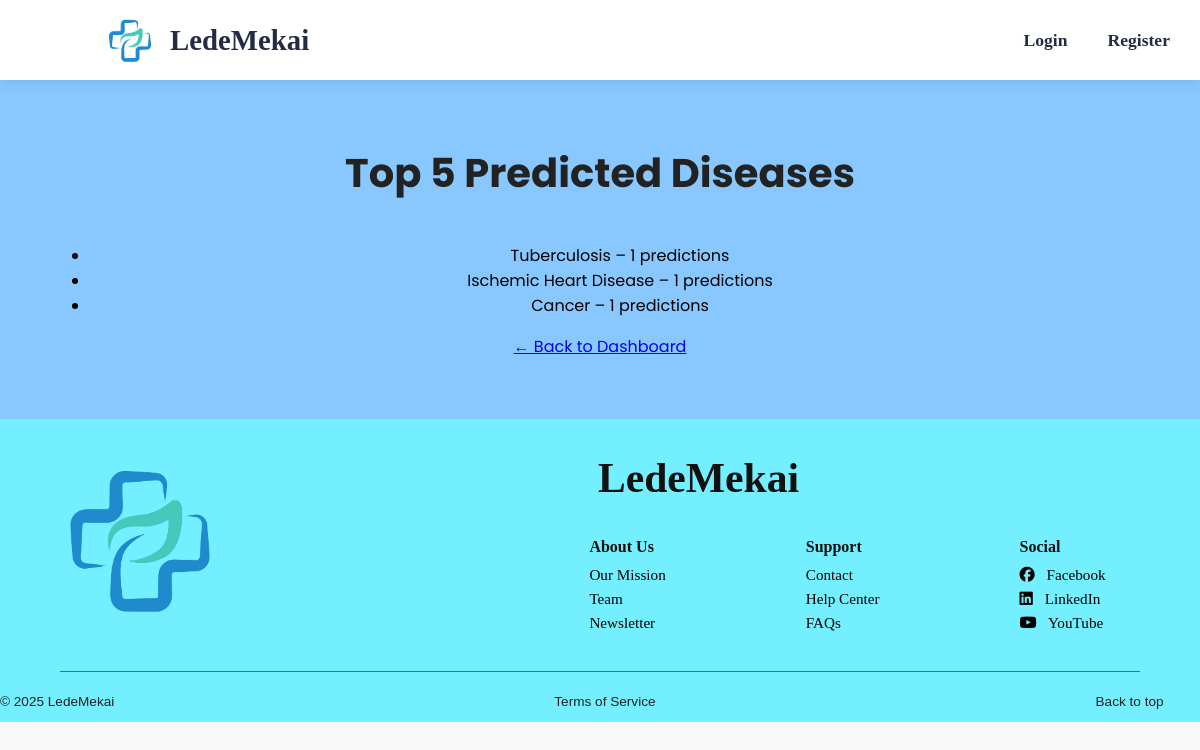
The app's page /admin/stats (signed in) with its own data.
### app.py (models this page shows)
class MedicalHistory(db.Model):
    id = db.Column(db.Integer, primary_key=True)
    user_id = db.Column(db.Integer, db.ForeignKey('user.id'), nullable=False)
    disease = db.Column(db.String(100), nullable=False)
    symptoms_json = db.Column(db.Text, nullable=False)
    date = db.Column(db.DateTime, default=datetime.utcnow)

### app.py (the view)
@app.route('/admin/stats')
def admin_stats():
    if not session.get('is_admin'):
        return redirect(url_for('admin_login'))
    from collections import Counter
    records = MedicalHistory.query.all()
    disease_counts = Counter([r.disease for r in records])
    top_diseases = disease_counts.most_common(5)
    return render_template('admin_stats.html', top_diseases=top_diseases)

### templates/admin_stats.html (shortened to what this page needs)
{% extends "layout.html" %}
{% block content %}
  <div class="admin-dashboard">
    <section class="admin-container">
      <h2 class="admin-title">Top 5 Predicted Diseases</h2>
      <ul>
        {% for disease, count in top_diseases %}
          <li>{{ disease }} – {{ count }} predictions</li>
        {% endfor %}
      </ul>
      <a href="/admin-dashboard">← Back to Dashboard</a>
    </section>
  </div>
{% endblock %}

### static/styles.css (style rules this page uses)
body { font-family: Arial, sans-serif; margin: 0; padding: 0; text-align: center; background-color: #f9f9f9; overflow-x: hidden; }
.admin-dashboard { background-color: #89c8ff; padding: 30px; }
.admin-container { max-width: 1200px; margin: auto; padding: 0 20px; margin-bottom: 30px; }
.admin-title { font-size: 2.5rem; color: #222; text-align: center; margin-bottom: 40px; }

### templates/layout.html (style rules this page uses)
body { font-family: 'Poppins', sans-serif; }

### records on screen
MedicalHistory: disease "Tuberculosis", count "1"
MedicalHistory: disease "Ischemic Heart Disease", user "1"
MedicalHistory: disease "Cancer", user "1"
